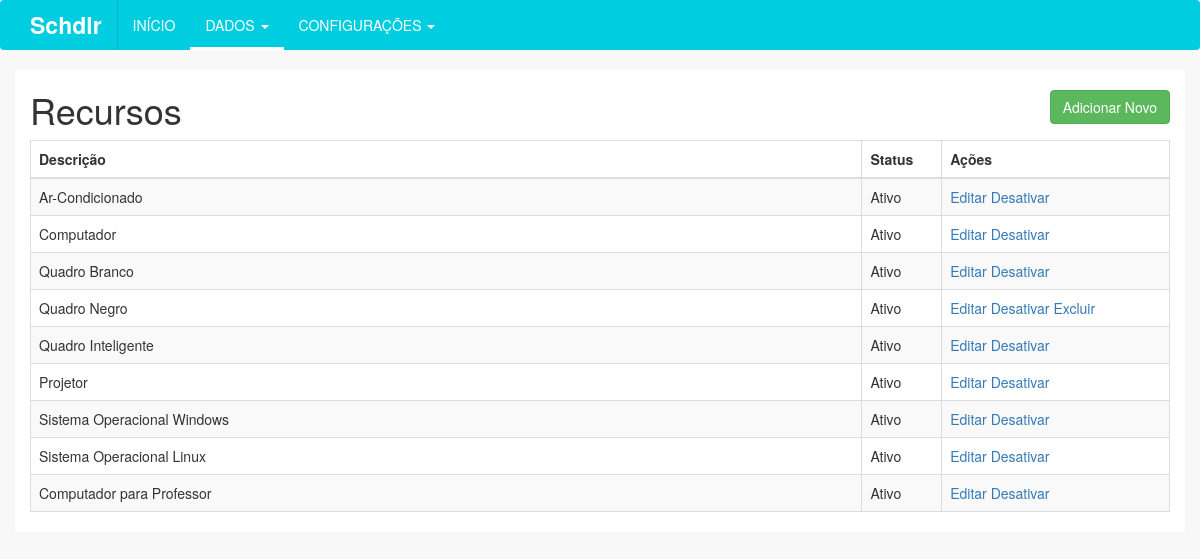
/recurso/, run on the app's committed database.
### tables this page shows
CREATE TABLE `recurso` (
  `idRecurso` int(11) NOT NULL,
  `descricao` varchar(45) DEFAULT NULL,
  `ativo` tinyint(1) NOT NULL DEFAULT '1',
  `excluido` tinyint(1) NOT NULL DEFAULT '0'
);

### index.php (called while the page is built, shortened)
<?php
	require_once("controles/Manipulador.php");
	Manipulador::Instancia()->Cabecalho();
	Manipulador::Instancia()->Menu();
	Manipulador::Instancia()->Conteudo();
	Manipulador::Instancia()->Rodape();
?>

### modelos/DaoRecurso.php (called while the page is built, shortened)
<?php
	require_once("Conexao.php");
	class DaoRecurso{
		public static $instancia;
		public static function Instancia(){
			if (!isset(self::$instancia))
				self::$instancia = new DaoRecurso();
			return self::$instancia;
		}
		public function Listar(){
			try{
				$sql = "SELECT idRecurso, descricao, ativo, excluido,
					( (SELECT count(*) FROM sala_recurso INNER JOIN sala ON sala.idSala = sala_recurso.Sala_idSala WHERE sala.excluido = 0 and sala_recurso.Recurso_idRecurso = recurso.idRecurso) + (SELECT count(*) FROM agregacao_recurso INNER JOIN agregacao ON agregacao.idAgregacao = agregacao_recurso.Agregacao_idAgregacao WHERE agregacao.excluido = 0 and agregacao_recurso.Recurso_idRecurso = recurso.idRecurso)) as dependencias
						FROM recurso WHERE excluido = 0";
				$p_sql = Conexao::Instancia()->prepare($sql);
				$p_sql->execute();
				return $p_sql->fetchAll();
			}
			catch(Exception $e){
				echo "Exception >>> ".$e;
			}
		}
	}
?>

### modelos/Conexao.php (called while the page is built, shortened)
<?php
class Conexao{
	public static $instancia;
	public static function Instancia() {
		if (!isset(self::$instancia)) {
			self::$instancia = new PDO('mysql:host=localhost;dbname=tcc', 'root', '', array(PDO::MYSQL_ATTR_INIT_COMMAND => "SET NAMES utf8"));
			self::$instancia->setAttribute(PDO::ATTR_ERRMODE, PDO::ERRMODE_EXCEPTION);
			self::$instancia->setAttribute(PDO::ATTR_ORACLE_NULLS, PDO::NULL_EMPTY_STRING);
		}
		return self::$instancia;
	}
}
?>

### visoes/recurso/index.php (the view, shortened to what this page needs)
<?php
	require_once("modelos/DaoRecurso.php");
	$dados = DaoRecurso::Instancia()->Listar();
?>
<div class="row">
	<div class="col-md-10">
		<h1>Recursos</h1>
	</div>
	<div class="col-md-2">
		<a href="<?php echo Manipulador::Instancia()->getDir(); ?>recurso/adicionar"><button type="button" class="btn btn-success pull-right add-button">Adicionar Novo</button></a>
	</div>
</div>
<div class="row">
	<div class="col-md-12">
		<?php if(sizeof($dados) > 0){ ?>
			<div class="table-responsive">
				<table class="table table-striped table-bordered">
				    <thead>
				    	<tr>
				    		<th>Descrição</th>
				    		<th width="7%">Status</th>
				    		<th width="20%">Ações</th>
				    	</tr>
				    </thead>
				    <tbody>
				    	<?php foreach($dados as $key=>$value){ ?>
							<tr>
					    		<td><?php echo $value["descricao"]; ?></td>
					    		<td><?php echo ($value["ativo"]?"Ativo":"Inativo"); ?></td>
					    		<td><a href="<?php echo Manipulador::Instancia()->getDir()."recurso/editar/".$value["idRecurso"]; ?>">Editar</a> <a href="<?php echo Manipulador::getDir(); ?>controles/recurso.php?acao=<?php echo ($value["ativo"]?"desativar":"ativar"); ?>&id=<?php echo $value["idRecurso"]; ?>"><?php echo ($value["ativo"]?"Desativar":"Ativar"); ?></a> <?php if ($value["dependencias"] == 0) { ?> <a href="#" onclick="abrirModal('#modal-<?php echo $value["idRecurso"]; ?>')">Excluir</a> <?php } ?></td>
					    	</tr>
				    	<?php } ?>
				    </tbody>
				</table>
		</div>
		<?php } else { ?>
			<p>Não há dados a serem exibidos</p>
		<?php } ?>
	</div>
</div>

### controles/Manipulador.php (shortened to what this page needs)
<?php
	class Manipulador{
		public static $instancia;
		private static $dir = "http://localhost/tcc/";
		public static function Instancia(){
			if (!isset(self::$instancia))
				self::$instancia = new Manipulador();
			return self::$instancia;
		}
		public function Cabecalho(){
			echo '<!DOCTYPE html>
						<html lang="pt-br">
							  <head>
								    <meta charset="utf-8">
								    <meta http-equiv="X-UA-Compatible" content="IE=edge">
								    <meta name="viewport" content="width=device-width, initial-scale=1">';
			echo 					 '<link rel="stylesheet" type="text/css" href="'.self::$dir.'lib/bootstrap-3.3.5/css/bootstrap.min.css">';
			echo 					 '<link rel="stylesheet" type="text/css" href="'.self::$dir.'css/custom.css">';
			echo 			  '</head>
							  <body>';
		}
		public function Menu(){
			$dados = array("recurso", "sala", "departamento", "curso", "disciplina", "turma");
			$pagina = (isset($_GET['pagina']) && trim($_GET['pagina']) != "")?$_GET['pagina']:"";
			$pagina = strtolower($pagina);
			$acao = (isset($_GET['acao']) && trim($_GET['acao']) != "")?$_GET['acao']:"";
			$acao = strtolower($acao);
			$superpagina = "inicio";
			if(in_array($pagina, $dados)) $superpagina = "dados";
			echo '<nav class="navbar navbar-inverse">
  					<div class="container">
						<div class="navbar-header">
  							<a class="navbar-brand" href="'.self::$dir.'">Schdlr</a>
        				</div>
        				<div id="navbar" class="collapse navbar-collapse">
          					<ul class="nav navbar-nav">
            					<li class="'.(($superpagina=="inicio")?'active':'').'"><a href="'.self::$dir.'">Início</a><span></span></li>
            					<li class="dropdown '.(($superpagina=="dados")?'active':'').'">
							          <a href="#" class="dropdown-toggle" data-toggle="dropdown" role="button" aria-haspopup="true" aria-expanded="false">Dados <span class="caret"></span></a>
							          		<li class="'.(($pagina=="recurso")?'active':'').'"><a href="'.self::$dir.'recurso/">Recursos</a></li>
								            <li class="'.(($pagina=="sala")?'active':'').'"><a href="'.self::$dir.'sala/">Salas</a></li>
								            <li class="'.(($pagina=="instituto")?'active':'').'"><a href="'.self::$dir.'instituto/">Instituto/Faculdade</a></li>
								            <li class="'.(($pagina=="departamento")?'active':'').'"><a href="'.self::$dir.'departamento/">Departamentos</a></li>
								            <li class="'.(($pagina=="professor")?'active':'').'"><a href="'.self::$dir.'professor/">Professor</a></li>
								            <li class="'.(($pagina=="curso")?'active':'').'"><a href="'.self::$dir.'curso/">Cursos</a></li>
								            <li class="'.(($pagina=="disciplina")?'active':'').'"><a href="'.self::$dir.'disciplina/">Disciplinas</a></li>
							          <span></span>
						        </li>
								<li class="dropdown '.(($superpagina=="configuracoes")?'active':'').'">
							          <a href="#" class="dropdown-toggle" data-toggle="dropdown" role="button" aria-haspopup="true" aria-expanded="false">Configurações <span class="caret"></span></a>
							          		<li class="'.(($acao=="sistema")?'active':'').'"><a href="'.self::$dir.'configuracoes/sistema">Sistema</a></li>
								            <li class="'.(($acao=="algoritmo")?'active':'').'"><a href="'.self::$dir.'configuracoes/algoritmo">Algoritmo</a></li>
								            <li class="'.(($acao=="usuario")?'active':'').'"><a href="'.self::$dir.'configuracoes/usuario">Usuário</a></li>
								            <li class="'.(($acao=="permissao")?'active':'').'"><a href="'.self::$dir.'configuracoes/permissao">Permissão</a></li>
								            <li class="'.(($acao=="exportar")?'active':'').'"><a href="'.self::$dir.'configuracoes/exportar">Exportar</a></li>
						        </li>
          					</ul>
        				</div>
      				</div>
    				</nav>';
		}
		public function Conteudo(){
			echo '<div class="container">';
			self::CarregarPagina();
			echo '</div>';
		}
		public function CarregarPagina(){
			$pagina = (isset($_GET['pagina']) && trim($_GET['pagina']) != "")?$_GET['pagina']:"";
			$acao = (isset($_GET['acao']) && trim($_GET['acao']) != "")?($_GET['acao']):"index";
			$id = (isset($_GET['id']) && trim($_GET['id']) != "")?($_GET['id']):"";
			$aux1 = (isset($_GET['aux1']) && trim($_GET['aux1']) != "")?($_GET['aux1']):"index";
			if(trim($pagina) == ""){
				echo 'main';
			}else if(!intval($acao)){
				include("visoes/".$pagina."/".$acao.".php");
			}else{
				include("visoes/".$id."/".$aux1.".php");
			}
		}
		public function getDir(){
			return self::$dir;
		}
		public function Rodape(){
			echo 			  '</body>
						</html>';
		}
	}
?>

### css/custom.css (style rules this page uses)
html, body { background-color: #F8F8F8; }
.navbar-inverse { background-color: #00cddf; border: none; }
.navbar-inverse .navbar-brand { font-weight: bold; border-right: 1px solid #0daebc; }
.navbar-inverse .navbar-brand { font-size: 23px; color: #FFFFFF; }
.navbar-inverse .navbar-nav>li>a { text-transform: uppercase; color: #FFFFFF; }
.navbar-inverse .navbar-nav>.active>a, .navbar-inverse .navbar-nav>.active>a:focus, .navbar-inverse .navbar-nav>.active>a:hover { background: none; padding-bottom: 12px; }
.navbar-inverse .navbar-nav>.active>span, .navbar-inverse .navbar-nav>.active>span, .navbar-inverse .navbar-nav>.active>span { display: block; }
.navbar-inverse .navbar-nav>li>span { height: 3px; width: 100%; background: #FFFFFF; display: none; margin: 0 auto; }
.navbar-inverse .navbar-collapse, .navbar-inverse .navbar-form { border-color: #FFFFFF; }
.container { background-color: #FFFFFF; }
.navbar-inverse .container { background-color: transparent; }
button.add-button { margin-top: 20px; }

### data on the page
recurso: descricao "Ar-Condicionado", ativo "Ativo"
recurso: descricao "Computador", ativo "Ativo"
recurso: descricao "Quadro Branco", ativo "Ativo"
recurso: descricao "Quadro Negro", ativo "Ativo"
recurso: descricao "Quadro Inteligente", ativo "Ativo"
recurso: descricao "Projetor", ativo "Ativo"
recurso: descricao "Sistema Operacional Windows", ativo "Ativo"
recurso: descricao "Sistema Operacional Linux", ativo "Ativo"
recurso: descricao "Computador para Professor", ativo "Ativo"
